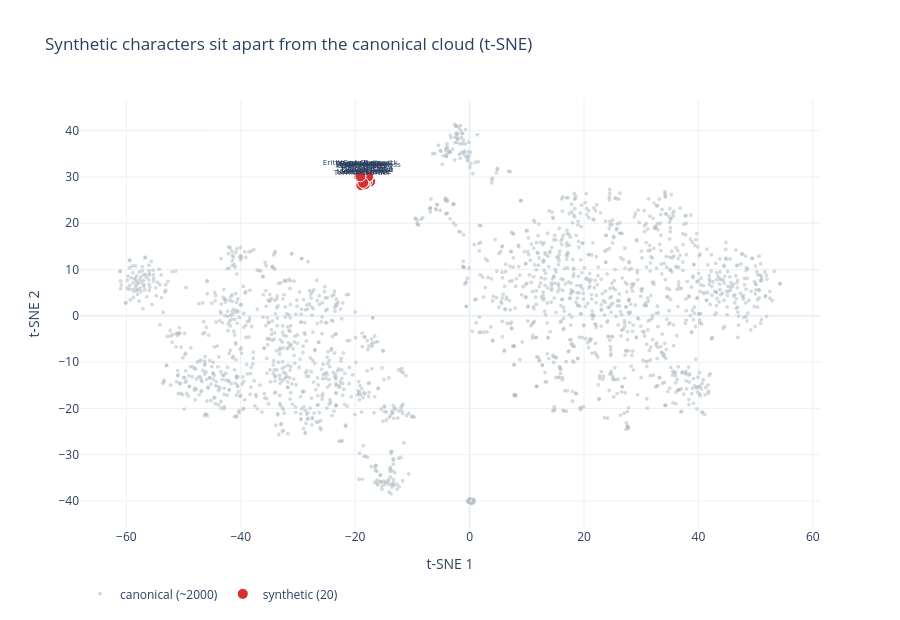

Source (notebook cell):
### Markdown cell above
## 1. Where the synthetic characters reside

t-SNE of the 3072-d character embeddings. Gray = ~2000 canonical characters; red = the 20
synthetics. They land as their own island at the edge: genuinely out-of-distribution.

### Code cell
fig=go.Figure()
fig.add_trace(go.Scattergl(x=[q['x'] for q in canon],y=[q['y'] for q in canon],mode='markers',
  name='canonical (~2000)',marker=dict(size=4,color='#b2bec3',opacity=0.55),
  text=[f"{q['name']} (cache {q['cache']})" for q in canon],hoverinfo='text'))
fig.add_trace(go.Scatter(x=[q['x'] for q in synth],y=[q['y'] for q in synth],mode='markers+text',
  name='synthetic (20)',marker=dict(size=11,color='#D63031',line=dict(width=1,color='#fff')),
  text=[q['name'] for q in synth],textposition='top center',textfont=dict(size=8),
  hovertext=[f"{q['name']} (cache {q['cache']})" for q in synth],hoverinfo='text'))
fig.update_layout(template=TPL,height=620,title='Synthetic characters sit apart from the canonical cloud (t-SNE)',
  xaxis_title='t-SNE 1',yaxis_title='t-SNE 2',legend=dict(orientation='h',y=-0.12))
fig.show()

### Figure 1 — Plotly figure (JSON) as saved in the notebook; plotly's stock layout.template omitted (floating-point values rounded to 4 significant figures; data arrays with more than 128 entries replaced by an {"elided": "..."} marker saying what was removed)
{"data": [{"hoverinfo": "text", "marker": {"color": "#b2bec3", "opacity": 0.55, "size": 4}, "mode": "markers", "name": "canonical (~2000)", "text": {"elided": "1981 str values"}, "type": "scattergl", "x": {"elided": "1981 float values"}, "y": {"elided": "1981 float values"}}, {"hoverinfo": "text", "hovertext": ["Dorrit Klaes (cache 0.412)", "Tessaro Vinn (cache 0.472)", "Pella Sond (cache 0.392)", "Gren Talvic (cache 0.385)", "Ysmé Charoud (cache 0.431)", "Dorrit Vashem (cache 0.431)", "Caelum Trist (cache 0.452)", "Fenra Quillen (cache 0.37)", "Marek Solenne (cache 0.381)", "Lirien Dace (cache 0.441)", "Darveth Solke (cache 0.429)", "Ysabel Creen (cache 0.42)", "Tormund Brael (cache 0.489)", "Pella Vassik (cache 0.372)", "Ossian Drewe (cache 0.397)", "Quillen Dray (cache 0.411)", "Sable Maren Voss (cache 0.439)", "Erith Cade Pollowick (cache 0.381)", "Darvon Selk (cache 0.378)", "Tessaly Brune (cache 0.391)"], "marker": {"color": "#D63031", "line": {"color": "#fff", "width": 1}, "size": 11}, "mode": "markers+text", "name": "synthetic (20)", "text": ["Dorrit Klaes", "Tessaro Vinn", "Pella Sond", "Gren Talvic", "Ysmé Charoud", "Dorrit Vashem", "Caelum Trist", "Fenra Quillen", "Marek Solenne", "Lirien Dace", "Darveth Solke", "Ysabel Creen", "Tormund Brael", "Pella Vassik", "Ossian Drewe", "Quillen Dray", "Sable Maren Voss", "Erith Cade Pollowick", "Darvon Selk", "Tessaly Brune"], "textfont": {"size": 8}, "textposition": "top center", "type": "scatter", "x": [-18.55, -17.49, -19.34, -18.48, -18.27, -18.34, -17.39, -19.0, -18.45, -17.64, -17.92, -17.7, -18.92, -18.87, -18.32, -18.36, -17.74, -19.08, -18.6, -19.09], "y": [29.73, 29.18, 30.15, 28.4, 30.42, 29.71, 29.03, 29.76, 28.53, 30.27, 29.02, 30.0, 28.23, 30.33, 28.4, 28.98, 30.08, 30.39, 28.73, 30.15]}], "layout": {"height": 620, "legend": {"orientation": "h", "y": -0.12}, "title": {"text": "Synthetic characters sit apart from the canonical cloud (t-SNE)"}, "xaxis": {"title": {"text": "t-SNE 1"}}, "yaxis": {"title": {"text": "t-SNE 2"}}}}
